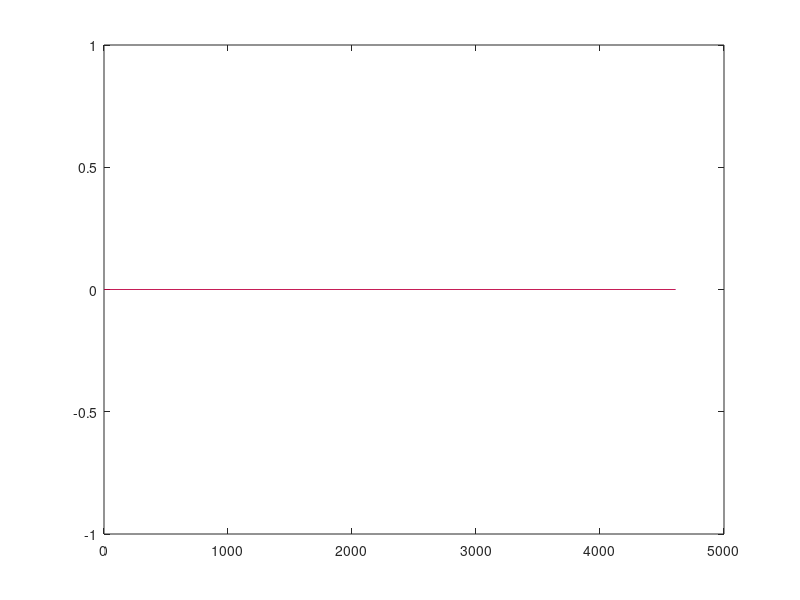
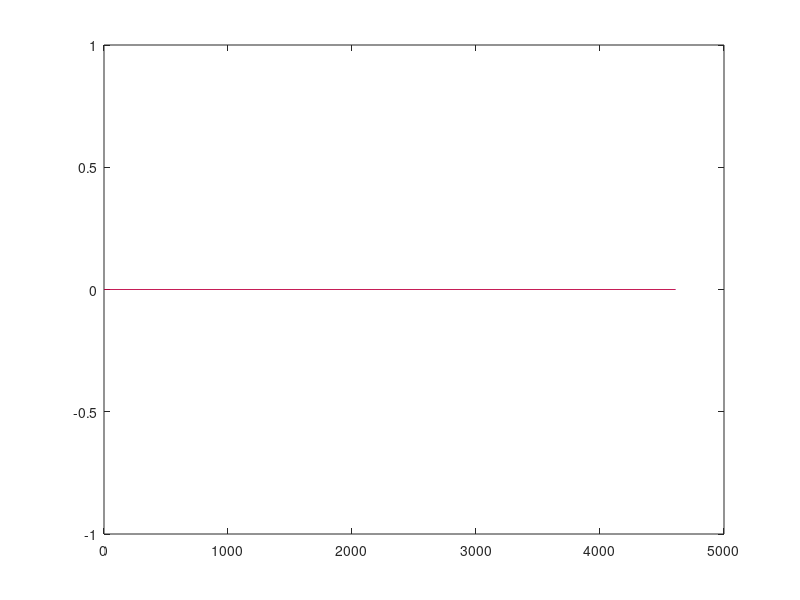

Write the MATLAB code that produced these figures, in order. (Note: this script raises an error after producing the figures.)
%[sergio@c24-52 GENERIC_RADSnJACS_MANYPROFILES]$ ls -lt JUNK/individual_prof_convolved_kcarta_airs_2223*.mat
%-rw-rw-r-- 1 sergio pi_sergio 8457689 May 28 23:27 JUNK/individual_prof_convolved_kcarta_airs_2223_jac.mat
%-rw-rw-r-- 1 sergio pi_sergio   43622 May 28 23:27 JUNK/individual_prof_convolved_kcarta_airs_2223.mat

N = 4608;

iRegOrCol_Jac = +1; %% full 97 layer jacs for G_N,T,WGT
iRegOrCol_Jac = -1; %% col jacs G_N,T,ST

addpath /home/sergio/git/matlabcode

for ii = 1 : N
  %%%%%%%%%%%%%%%%%%%%%%%%%
  %% these are the .mat files already made
  frad = ['JUNK/individual_prof_convolved_kcarta_airs_' num2str(ii) '.mat'];
  if iRegOrCol_Jac > 0
    fjac = ['JUNK/individual_prof_convolved_kcarta_airs_' num2str(ii) '_jac.mat'];
  else
    fjac = ['JUNK/individual_prof_convolved_kcarta_airs_' num2str(ii) '_coljac.mat'];
  end
    
  thedir = dir(frad);
  if length(thedir) > 0
    iaSizeRad(ii) = thedir.bytes;
  else
    iaSizeRad(ii) = 0;
  end
  
  thedir = dir(fjac);
  if length(thedir) > 0  
    iaSizeJac(ii) = thedir.bytes;
  else
    iaSizeJac(ii) = 0;    
  end

  %%%%%%%%%%%%%%%%%%%%%%%%%
  %% these rad.dat* or jac.dat* files exist so something has maybe gone wrong
  badKCrad = ['JUNK/rad.dat' num2str(ii)];
  badKCjac = ['JUNK/jac.dat' num2str(ii)];  
    
  thedir = dir(badKCrad);
  if length(thedir) > 0
    iaSizeKCRad(ii) = thedir.bytes;
  else
    iaSizeKCRad(ii) = 0;
  end
  
  thedir = dir(badKCjac);
  if length(thedir) > 0  
    iaSizeKCJac(ii) = thedir.bytes;
  else
    iaSizeKCJac(ii) = 0;    
  end

  %%%%%%%%%%%%%%%%%%%%%%%%%
  
  if mod(ii,100) == 0
    plot(1:ii,iaSizeRad/(max(iaSizeRad)+1),'b',1:ii,iaSizeJac/(max(iaSizeJac)+1),'r')
    pause(0.1);
  end
end  

figure(1);     plot(1:N,iaSizeRad/(max(iaSizeRad)+1),'b',1:ii,iaSizeJac/(max(iaSizeJac)+1),'r')
figure(2);     plot(1:N,iaSizeKCRad/(max(iaSizeKCRad)+1),'b',1:ii,iaSizeKCJac/(max(iaSizeKCJac)+1),'r')

badRad = find(iaSizeRad == 0);
badJac = find(iaSizeJac == 0);
badBoth = find(iaSizeRad == 0 | iaSizeJac == 0);
badOne   = find(iaSizeRad > 0  & iaSizeJac == 0);  %% if this happened, then the rad conv file should be deleted so we try again
badOneX  = find(iaSizeRad == 0  & iaSizeJac > 0);  %% this should not exist since the rad convolutions are done before jac convolutions
whos badBoth badRad badJac badOne badOneX

if length(intersect(badOne,badBoth)) > 0  %%%% <<<< these are the ind*rad that should be deleted >>>
  disp('delete these mat files where only RAD conv was done')
  printarray(intersect(badOne,badBoth))
  iaX = intersect(badOne,badBoth);
  for iii = 1 : length(iaX)
    ii = iaX(iii);
    frad = ['JUNK/individual_prof_convolved_kcarta_airs_' num2str(ii) '.mat'];
    if iRegOrCol_Jac > 0
      fjac = ['JUNK/individual_prof_convolved_kcarta_airs_' num2str(ii) '_jac.mat'];
    else
      fjac = ['JUNK/individual_prof_convolved_kcarta_airs_' num2str(ii) '_coljac.mat'];
    end
    lser = ['!ls -lt  ' frad ' ' fjac]; eval(lser);
    rmer = ['!/bin/rm ' frad ' ' fjac]; eval(rmer);    
  end
end

%badKCRad = find(iaSizeKCRad == 0);
%badKCJac = find(iaSizeKCJac == 0);
%badKCBoth = find(iaSizeKCRad == 0 | iaSizeNBDJac == 0);
%whos badKCBoth badKCRad badKCJac

baddy = badBoth;
if length(baddy) > 0
  write_out_jobsnotdone_for_cluster(baddy,1:N,-1);
else
  disp('YAY looks like all JOBS are done .. but you need to check for corrupted files (incomplete)')
end

%%%%%%%%%%%%%%%%%%%%%%%%%%%%%%%%%%%%%%%%%%%%%%%%%%%%%%%%%%%%%%%%%%%%%%%%

%{
TURNS OUT KCARTA fails on a number of profiles, since the emissivity of first 5 freqs hinges is NaN over land (Africa, Asia, the Americas)
BUT LUCKILY ONLY first 5 hingepoimts, which are almost all high alt channels

%% fix bad NAN for 4608 profiles
[h,ha,p,pa] = rtpread('RTP/summary_23years_all_lat_all_lon_2002_2025_monthlyERA5.op.rtp');
figure(3); plot(p.efreq(:,baddy),p.emis(:,baddy))
[badX,badY] = find(isnan(p.emis));
unique(badY) - baddy'
figure(4); clf; scatter_coast(p.rlon(baddy),p.rlat(baddy),50,p.stemp(baddy)); colormap jet; %% all over land - Africa, Asia, N/S America
unique(badX)  %%% first five channels [1 2 3 4 5]
p.efreq(unique(badX),baddy(1))   %% 645   673   701   729   757    so these are almost  all high alt channels

%% plot(p.stemp(baddy(1)) - rad2bt(h.vchan,p.rcalc(:,baddy(1))))   BAH no sarta
p.efreq(6,1)    %%% 785

pnew = p;
for iii = 1 : length(baddy)
  ii = baddy(iii);
  pnew.emis(1:5,ii) = p.emis(6,ii) * ones(5,1);
  pnew.rho(1:5,ii)  = p.rho(6,ii) * ones(5,1);
end
[badX2,badY2] = find(isnan(pnew.emis)); whos badX2 badY2  YAY

%}
